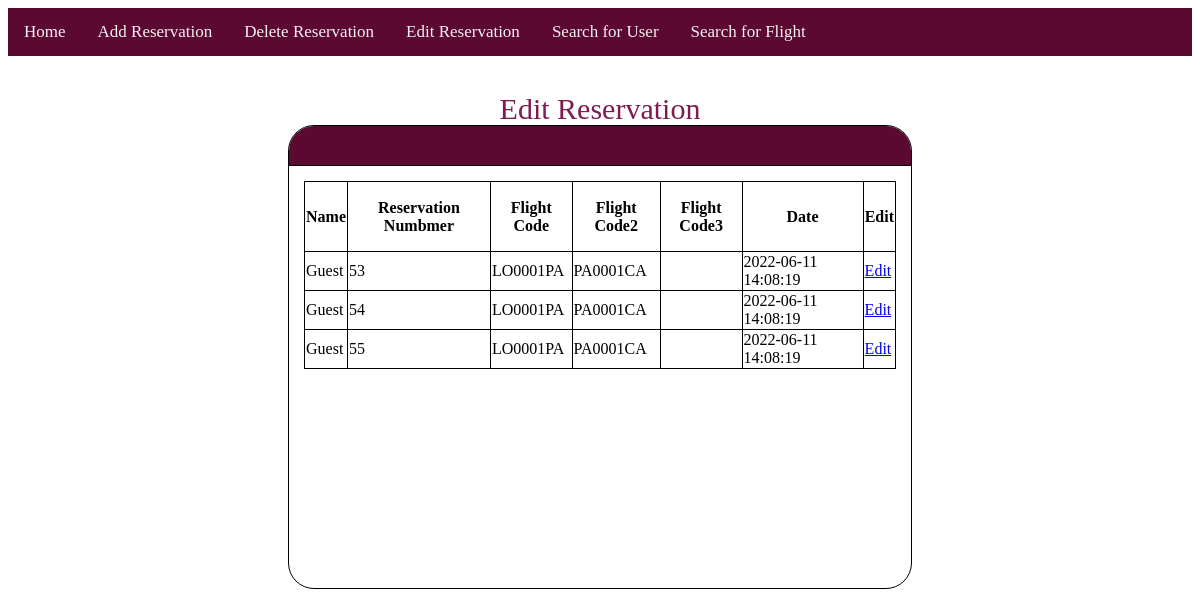
Page /customerservice/csupdate.php on the earlier database version.
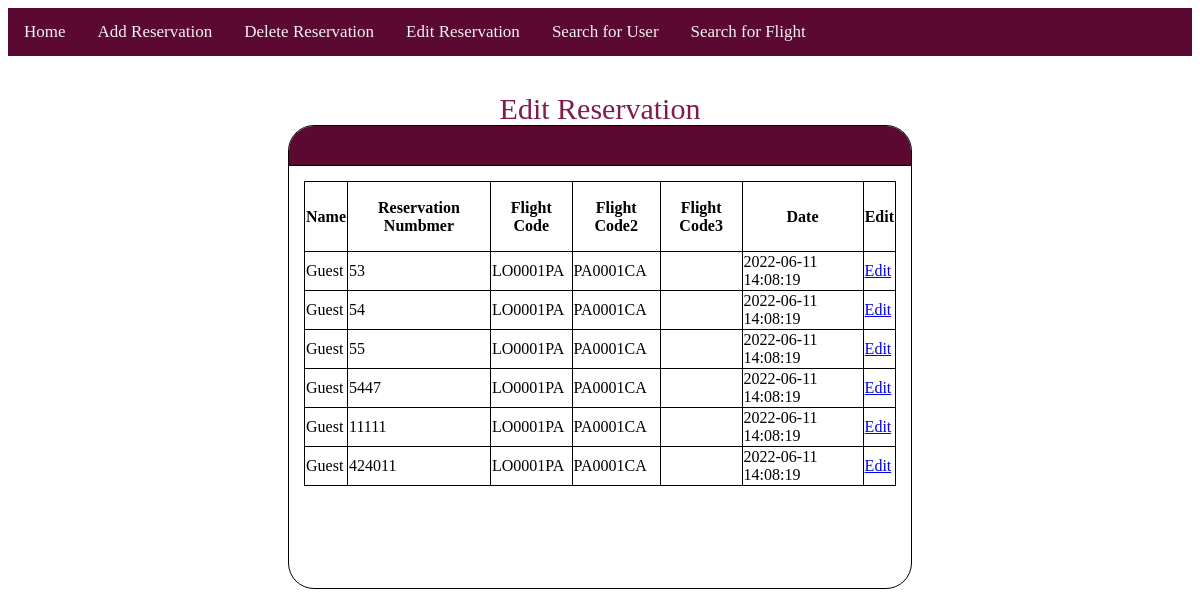
Same page on the later database version.
### tables this page shows
CREATE TABLE `reservations` (
  `name` varchar(200) NOT NULL,
  `rev_num` int(25) NOT NULL,
  `f_code` varchar(15) NOT NULL,
  `f_code2` varchar(15) NOT NULL,
  `f_code3` varchar(15) NOT NULL,
  `rate` int(1) DEFAULT NULL,
  `comment` varchar(250) DEFAULT NULL,
  `cancel` tinyint(1) DEFAULT NULL,
  `date` datetime NOT NULL DEFAULT current_timestamp(),
  `Price` int(20) DEFAULT NULL,
  `status` varchar(20) DEFAULT NULL,
  `edit` tinyint(1) NOT NULL DEFAULT 0
);

### customerservice/csupdate.php (the view, shortened to what this page needs)
<?php
 include "csmenu.php";
 $servername = "localhost";
 $username = "root";
 $password = "";
 $dbname = "egway";
 $conn = mysqli_connect($servername, $username, $password, $dbname);
 $query = "SELECT * FROM reservations";
 $result = mysqli_query($conn,$query);
?>
<!DOCTYPE html>
<html>
<head>
    <link rel="stylesheet" href="customerservicestyle.css">
</head>
<body>
<div class ="title"> Edit Reservation </div>
<div class = "FlightCardTopBar"> </div>
<div class ="FlightCard">
<table>
<tr>
    <th>Name</th>
	<th>Reservation Numbmer</th>
	<th>Flight Code</th>
    <th>Flight Code2</th>
    <th>Flight Code3</th>
	<th>Date</th>
    <th>Edit</th>
</tr>
<?php
    while($row = mysqli_fetch_array($result))
    {
?>
        <tr>
            <td><?= $row['name']; ?></td>
            <td><?= $row['rev_num']; ?></td>
            <td><?=  $row['f_code']; ?></td>
            <td><?= $row['f_code2']; ?></td>
            <td><?= $row['f_code3']; ?></td>
            <td><?= $row['date']; ?></td>
        <td><a href="csupdateaction.php?rev_num=<?php echo $row["rev_num"];?>"> Edit </a></td>
        </tr>
<?php
    }
?>
</table>
</div>
</body>
</html>

Differences in the rows shown:
added reservations: name "Guest", rev_num "5447", f_code "LO0001PA", f_code2 "PA0001CA", date "2022-06-11 14:08:19"
added reservations: name "Guest", rev_num "11111", f_code "LO0001PA", f_code2 "PA0001CA", date "2022-06-11 14:08:19"
added reservations: name "Guest", rev_num "424011", f_code "LO0001PA", f_code2 "PA0001CA", date "2022-06-11 14:08:19"
